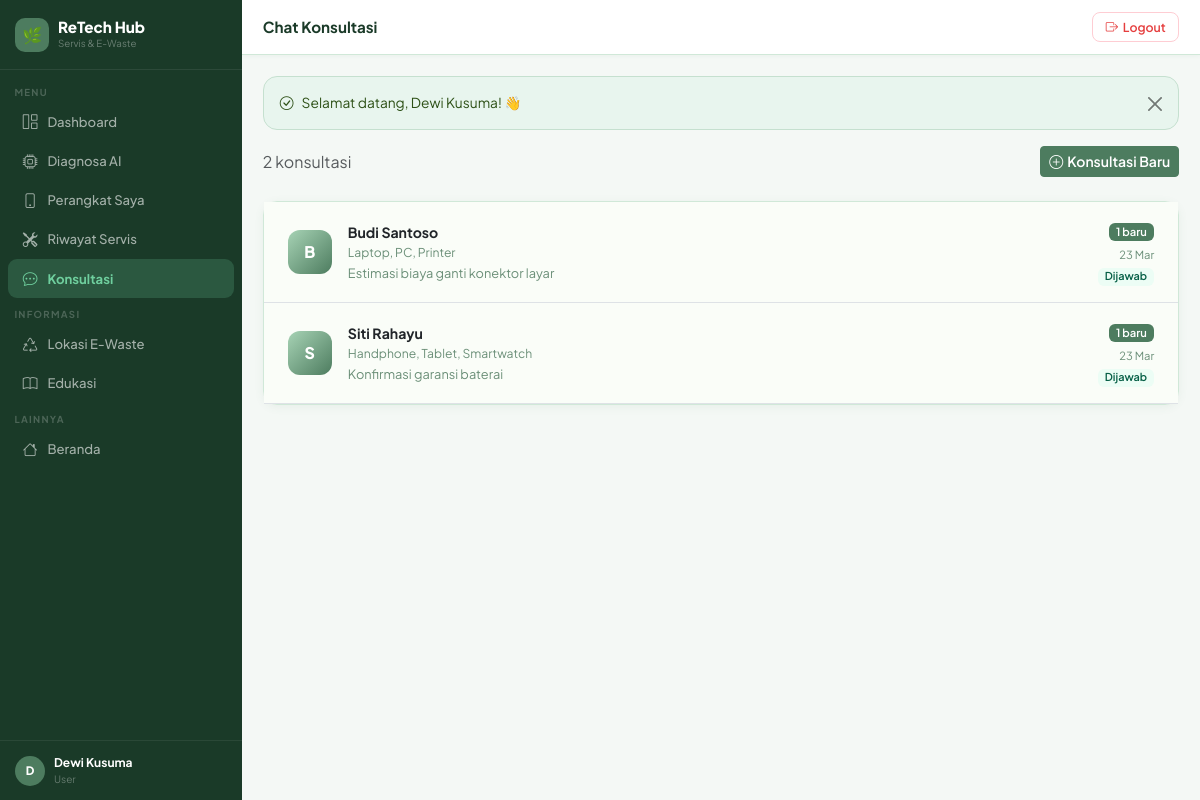
/user/chat/index.php (signed in), run on the app's committed database.
### tables this page shows
CREATE TABLE IF NOT EXISTS users (
    id INT AUTO_INCREMENT PRIMARY KEY,
    name VARCHAR(255) NOT NULL,
    email VARCHAR(255) UNIQUE NOT NULL,
    password VARCHAR(255) NOT NULL,
    role ENUM('user','technician','admin') DEFAULT 'user',
    phone VARCHAR(20) NULL,
    address TEXT NULL,
    latitude DECIMAL(10,7) NULL,    
    longitude DECIMAL(10,7) NULL,
    created_at TIMESTAMP DEFAULT CURRENT_TIMESTAMP,
    updated_at TIMESTAMP DEFAULT CURRENT_TIMESTAMP ON UPDATE CURRENT_TIMESTAMP
);

CREATE TABLE IF NOT EXISTS consultations (
    id INT AUTO_INCREMENT PRIMARY KEY,
    user_id INT NOT NULL,
    technician_id INT NOT NULL,
    service_request_id INT NULL,
    subject VARCHAR(255) NOT NULL,
    status ENUM('open','answered','closed') DEFAULT 'open',
    created_at TIMESTAMP DEFAULT CURRENT_TIMESTAMP,
    updated_at TIMESTAMP DEFAULT CURRENT_TIMESTAMP ON UPDATE CURRENT_TIMESTAMP,
    FOREIGN KEY (user_id) REFERENCES users(id) ON DELETE CASCADE,
    FOREIGN KEY (technician_id) REFERENCES technicians(id) ON DELETE CASCADE,
    FOREIGN KEY (service_request_id) REFERENCES service_requests(id) ON DELETE SET NULL
);

CREATE TABLE IF NOT EXISTS technicians (
    id INT AUTO_INCREMENT PRIMARY KEY,
    user_id INT NOT NULL,
    keahlian VARCHAR(255) NOT NULL,
    lokasi VARCHAR(255) NOT NULL,          
    workshop_address TEXT NULL,            
    latitude DECIMAL(10,7) NULL,           
    longitude DECIMAL(10,7) NULL,          
    bio TEXT NULL,
    is_available TINYINT(1) DEFAULT 1,
    rating DECIMAL(2,1) DEFAULT 5.0,
    total_jobs INT DEFAULT 0,
    response_time INT DEFAULT 60,
    price_start INT DEFAULT 50000,
    is_verified TINYINT(1) DEFAULT 0,     
    verified_at TIMESTAMP NULL,
    reject_reason VARCHAR(255) NULL,      
    created_at TIMESTAMP DEFAULT CURRENT_TIMESTAMP,
    updated_at TIMESTAMP DEFAULT CURRENT_TIMESTAMP ON UPDATE CURRENT_TIMESTAMP,
    FOREIGN KEY (user_id) REFERENCES users(id) ON DELETE CASCADE
);

### user/chat/index.php (the view, shortened to what this page needs)
<?php
require_once __DIR__ . '/../../includes/functions.php';
require_once __DIR__ . '/../../includes/layout.php';
$pdo = getDB(); $uid = $_SESSION['user_id'];
$consultations = $pdo->prepare("SELECT c.*,u.name AS tech_name,t.keahlian,
    (SELECT COUNT(*) FROM chat_messages WHERE consultation_id=c.id AND is_read=0 AND sender_id!=?) AS unread
    FROM consultations c JOIN technicians t ON c.technician_id=t.id JOIN users u ON t.user_id=u.id
    WHERE c.user_id=? ORDER BY c.updated_at DESC");
$consultations->execute([$uid,$uid]); $consultations = $consultations->fetchAll();
pageHeader('Konsultasi','Chat Konsultasi');
?>
<div class="d-flex justify-content-between align-items-center mb-4">
    <p class="text-muted mb-0"><?=count($consultations)?> konsultasi</p>
    <a href="create.php" class="btn btn-primary btn-sm"><i class="bi bi-plus-circle me-1"></i>Konsultasi Baru</a>
</div>
<?php if (empty($consultations)): ?>
<div class="card text-center py-5"><div class="card-body">
    <div style="font-size:3.5rem;margin-bottom:1rem;">💬</div>
    <h5>Belum ada konsultasi</h5>
    <p class="text-muted" style="font-size:.87rem;">Tanya langsung ke teknisi sebelum booking servis.</p>
    <a href="create.php" class="btn btn-primary mt-1"><i class="bi bi-chat-dots me-1"></i>Mulai Konsultasi</a>
</div></div>
<?php else: ?>
<div class="card"><div class="card-body p-0">
<?php foreach ($consultations as $c): ?>
<a href="chat.php?id=<?=$c['id']?>" style="text-decoration:none;color:inherit;">
<div class="d-flex align-items-center gap-3 px-4 py-3 border-bottom <?=$c['unread']?'':'?'?>" style="<?=$c['unread']?'background:#FAFDF8;':''?> transition:.15s;" onmouseover="this.style.background='#F4F8F5'" onmouseout="this.style.background='<?=$c['unread']?'#FAFDF8':'#fff'?>'">
    <div style="width:44px;height:44px;background:linear-gradient(135deg,#A7D3B5,#4D7C5F);border-radius:12px;display:flex;align-items:center;justify-content:center;color:#fff;font-weight:800;font-size:1rem;flex-shrink:0;">
        <?=strtoupper(substr($c['tech_name'],0,1))?>
    </div>
    <div class="flex-grow-1">
        <div style="font-weight:700;font-size:.88rem;"><?=e($c['tech_name'])?></div>
        <div style="font-size:.76rem;color:var(--muted);"><?=e($c['keahlian'])?></div>
        <div style="font-size:.8rem;color:var(--muted);margin-top:.15rem;"><?=e(limitStr($c['subject'],55))?></div>
    </div>
    <div class="text-end flex-shrink-0">
        <?php if ($c['unread']): ?>
        <span class="badge" style="background:var(--sage);color:#fff;font-size:.7rem;"><?=$c['unread']?> baru</span>
        <?php endif; ?>
        <div style="font-size:.7rem;color:var(--muted);margin-top:.2rem;"><?=date('d M',strtotime($c['updated_at']))?></div>
        <?php
        $statusBg=['open'=>'#E8F5EE','answered'=>'#ECFDF5','closed'=>'#F4F8F5'];
        $statusClr=['open'=>'#2D5016','answered'=>'#065F46','closed'=>'var(--muted)'];
        $statusLbl=['open'=>'Menunggu','answered'=>'Dijawab','closed'=>'Selesai'];
        ?>
        <span class="badge mt-1" style="background:<?=$statusBg[$c['status']]??'#F4F8F5'?>;color:<?=$statusClr[$c['status']]??'var(--muted)'?>;font-size:.68rem;"><?=$statusLbl[$c['status']]??$c['status']?></span>
    </div>
</div>
</a>
<?php endforeach; ?>
</div></div>
<?php endif; ?>
<?php pageFooter(); ?>

### includes/layout.php (shortened to what this page needs)
<?php
function pageHeader(string $title = 'Dashboard', string $pageTitle = ''): void {
    $user   = currentUser();
    $role   = $_SESSION['user_role'] ?? '';
    $active = $_SERVER['PHP_SELF'];
    $base   = BASE_URL;
?>
<!DOCTYPE html>
<html lang="id">
<head>
    <link href="https://cdn.jsdelivr.net/npm/bootstrap@5.3.2/dist/css/bootstrap.min.css" rel="stylesheet">
    <link href="https://cdn.jsdelivr.net/npm/bootstrap-icons@1.11.3/font/bootstrap-icons.min.css" rel="stylesheet">
</head>
<body>
<aside class="sidebar" id="sidebar">
    <div class="sb-brand">
        <div class="lbox">🌿</div>
        <div>
            <div class="bname">ReTech Hub</div>
            <div class="bsub">Servis &amp; E-Waste</div>
        </div>
    </div>
    <nav class="sb-nav">
        <?php if ($role === 'admin'): ?>
            <div class="sb-sec">Manajemen</div>
            <a href="<?= $base ?>/admin/dashboard.php" <?= str_contains($active,'admin/dashboard') ? 'class="active"' : '' ?>><i class="bi bi-grid-1x2"></i> Dashboard</a>
            <a href="<?= $base ?>/admin/users/index.php" <?= str_contains($active,'admin/users') ? 'class="active"' : '' ?>><i class="bi bi-people"></i> Kelola User</a>
            <a href="<?= $base ?>/admin/services.php" <?= str_contains($active,'admin/services') ? 'class="active"' : '' ?>><i class="bi bi-tools"></i> Semua Servis</a>
            <a href="<?= $base ?>/admin/technician_verify.php" <?= str_contains($active,'technician_verify') ? 'class="active"' : '' ?>><i class="bi bi-shield-check"></i> Verifikasi Teknisi</a>
            <a href="<?= $base ?>/admin/settings.php" <?= str_contains($active,'admin/settings') ? 'class="active"' : '' ?>><i class="bi bi-gear"></i> Pengaturan</a>
            <div class="sb-sec">Konten</div>
            <a href="<?= $base ?>/admin/ewaste/index.php" <?= str_contains($active,'admin/ewaste') ? 'class="active"' : '' ?>><i class="bi bi-recycle"></i> Lokasi E-Waste</a>
            <a href="<?= $base ?>/admin/articles/index.php" <?= str_contains($active,'admin/articles') ? 'class="active"' : '' ?>><i class="bi bi-journal-text"></i> Artikel</a>
        <?php else: ?>
            <div class="sb-sec">Menu</div>
            <a href="<?= $base ?>/user/dashboard.php" <?= str_contains($active,'user/dashboard') ? 'class="active"' : '' ?>><i class="bi bi-grid-1x2"></i> Dashboard</a>
            <a href="<?= $base ?>/diagnosis/index.php" <?= str_contains($active,'diagnosis') ? 'class="active"' : '' ?>><i class="bi bi-cpu"></i> Diagnosa AI</a>
            <a href="<?= $base ?>/user/devices/index.php" <?= str_contains($active,'user/devices') ? 'class="active"' : '' ?>><i class="bi bi-phone"></i> Perangkat Saya</a>
            <a href="<?= $base ?>/user/service/index.php" <?= str_contains($active,'user/service') ? 'class="active"' : '' ?>><i class="bi bi-tools"></i> Riwayat Servis</a>
            <a href="<?= $base ?>/user/chat/index.php" <?= str_contains($active,'user/chat') ? 'class="active"' : '' ?>><i class="bi bi-chat-dots"></i> Konsultasi</a>
            <div class="sb-sec">Informasi</div>
            <a href="<?= $base ?>/ewaste/index.php"><i class="bi bi-recycle"></i> Lokasi E-Waste</a>
            <a href="<?= $base ?>/articles/index.php"><i class="bi bi-book"></i> Edukasi</a>
        <?php endif; ?>
        <div class="sb-sec">Lainnya</div>
        <a href="<?= $base ?>/index.php"><i class="bi bi-house"></i> Beranda</a>
    </nav>
    <?php if ($user): ?>
    <div class="sb-user">
        <div class="av"><?= strtoupper(substr($user['name'] ?? 'U', 0, 1)) ?></div>
        <div>
            <div class="un"><?= htmlspecialchars($user['name'] ?? '') ?></div>
            <div class="ur"><?= ucfirst($role) ?></div>
        </div>
    </div>
    <?php endif; ?>
</aside>
<div class="main">
    <div class="topbar">
        <div class="d-flex align-items-center gap-2">
            <span class="ptitle"><?= htmlspecialchars($pageTitle ?: $title) ?></span>
        </div>
        <form method="POST" action="<?= $base ?>/logout.php" class="m-0">
            <button type="submit" class="btn-lo">
                <i class="bi bi-box-arrow-right"></i> Logout
            </button>
        </form>
    </div>
    <div class="page-body">
<?php
}
function pageFooter(): void {
    echo '</div></div>';
    echo '</body></html>';
}

### includes/layout.php (style rules this page uses)
:root { --sage: #4D7C5F; --sage-dk: #2D5016; --sage-lt: #E8F5EE; --sage-md: #C5E0CF; --mint: #6FCF9E; --forest: #1A3A28; --cream: #FAFDF8; --sand: #F4F8F5; --border: #D0E8D8; --txt: #1A3A28; --muted: #6B8F78; --white: #FFFFFF; --shadow: 0 2px 10px rgba(77,124,95,.08); --r: 14px; }
* { font-family: 'Plus Jakarta Sans', sans-serif; box-sizing: border-box; }
body { background: var(--sand); color: var(--txt); margin: 0; }
.sidebar { width: 242px; min-height: 100vh; background: var(--forest); position: fixed; top: 0; left: 0; z-index: 1000; display: flex; flex-direction: column; transition: transform .3s; }
.sb-brand { padding: 1.1rem .95rem; border-bottom: 1px solid rgba(255,255,255,.08); display: flex; align-items: center; gap: .55rem; }
.sb-brand .lbox { width: 34px; height: 34px; background: var(--sage); border-radius: 10px; display: flex; align-items: center; justify-content: center; font-size: 1rem; flex-shrink: 0; }
.sb-brand .bname { color: #fff; font-size: .95rem; font-weight: 800; line-height: 1.1; }
.sb-brand .bsub { color: rgba(255,255,255,.35); font-size: .61rem; }
.sb-nav { padding: .35rem 0; flex: 1; overflow-y: auto; }
.sb-sec { padding: .55rem .9rem .18rem; font-size: .6rem; font-weight: 700; text-transform: uppercase; letter-spacing: 1.3px; color: rgba(255,255,255,.22); }
.sb-nav a { display: flex; align-items: center; gap: .55rem; padding: .52rem .85rem; margin: .03rem .5rem; color: rgba(255,255,255,.6); text-decoration: none; font-size: .82rem; font-weight: 500; border-radius: 9px; transition: .15s; }
.sb-nav a i { font-size: .92rem; width: 17px; text-align: center; flex-shrink: 0; }
.sb-nav a.active { background: rgba(111,207,158,.2); color: var(--mint); font-weight: 700; }
.sb-nav a.active i { color: var(--mint); }
.sb-user { padding: .8rem .95rem; border-top: 1px solid rgba(255,255,255,.07); display: flex; align-items: center; gap: .55rem; }
.av { width: 30px; height: 30px; background: var(--sage); border-radius: 50%; display: flex; align-items: center; justify-content: center; color: #fff; font-weight: 800; font-size: .73rem; flex-shrink: 0; }
.un { color: #fff; font-size: .75rem; font-weight: 700; }
.ur { color: rgba(255,255,255,.32); font-size: .63rem; }
.main { margin-left: 242px; min-height: 100vh; }
.topbar { background: var(--white); padding: .78rem 1.3rem; border-bottom: 1px solid var(--border); display: flex; align-items: center; justify-content: space-between; position: sticky; top: 0; z-index: 100; box-shadow: 0 1px 4px rgba(77,124,95,.06); }
.ptitle { font-weight: 700; font-size: .95rem; color: var(--txt); margin: 0; }
.btn-lo { background: transparent; border: 1.5px solid #FECDD3; color: #E53E3E; border-radius: 8px; padding: .27rem .78rem; font-size: .77rem; font-weight: 600; cursor: pointer; transition: .15s; display: flex; align-items: center; gap: .3rem; }
.page-body { padding: 1.3rem; }
.card { border: 1px solid var(--border); border-radius: var(--r); box-shadow: var(--shadow); background: var(--white); }
.card-body { padding: 1.1rem; }
.btn-primary, .btn-primary:focus { background: var(--sage); border-color: var(--sage); color: #fff; font-weight: 600; }
.badge { font-weight: 600; border-radius: 6px; padding: .3em .65em; }

### data on the page
users: name "D", name "Dewi Kusuma"
consultations: users.name "B", users.name "Budi Santoso", technician.keahlian "Laptop, PC, Printer", subject "Estimasi biaya ganti konektor layar", unread "1", updated_at "23 Mar", status "Dijawab"
consultations: users.name "S", users.name "Siti Rahayu", technician.keahlian "Handphone, Tablet, Smartwatch", subject "Konfirmasi garansi baterai", unread "1", updated_at "23 Mar", status "Dijawab"

### other printed values
$role "User"
$pageTitle ?: $title "Chat Konsultasi"
$flash['msg'] "Selamat datang, Dewi Kusuma! 👋"
count($consultations) "2"
